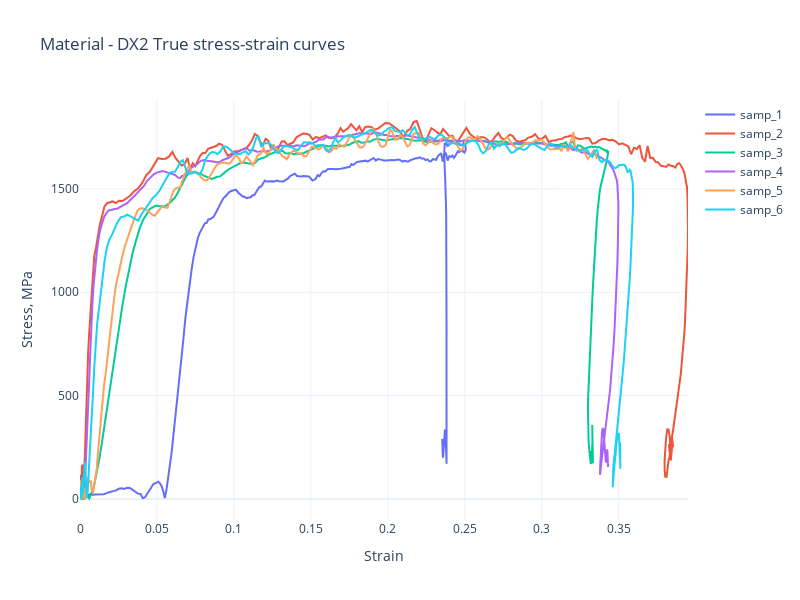

The code cell stored with this chart in its notebook:
### Code cell
fig1 = go.Figure()
fig1.update_layout(template = 'plotly_white', width=800, height=600,
                  title = f"Material - {material[1]} True stress-strain curves")
                  
for ind in strain_dx_all.columns[:-2]:
    
    fig1.add_trace(go.Scatter(x = strain_dx_all[ind],
                             y = stress_dx_all[ind],
                             name = ind))

#fig1.add_trace(go.Scatter(x = strain_dx_all['mean'][::10], 
#                            y = stress_dx_all['mean'][::10],
#                            error_y = dict(array = stress_dx_all['std'][::10]),
#                            name = 'Mean Value'))
fig1.update_yaxes(title = 'Stress, MPa')
fig1.update_xaxes(title = 'Strain')
fig1.show()

### Figure 1 — Plotly figure (JSON) as saved in the notebook; plotly's stock layout.template omitted (floating-point values rounded to 4 significant figures; data arrays with more than 128 entries replaced by an {"elided": "..."} marker saying what was removed)
{"data": [{"name": "samp_1", "type": "scatter", "x": {"elided": "393 float values"}, "y": {"elided": "393 float values"}}, {"name": "samp_2", "type": "scatter", "x": {"elided": "393 float values"}, "y": {"elided": "393 float values"}}, {"name": "samp_3", "type": "scatter", "x": {"elided": "393 float values"}, "y": {"elided": "393 float values"}}, {"name": "samp_4", "type": "scatter", "x": {"elided": "393 float values"}, "y": {"elided": "393 float values"}}, {"name": "samp_5", "type": "scatter", "x": {"elided": "393 float values"}, "y": {"elided": "393 float values"}}, {"name": "samp_6", "type": "scatter", "x": {"elided": "393 float values"}, "y": {"elided": "393 float values"}}], "layout": {"height": 600, "title": {"text": "Material - DX2 True stress-strain curves"}, "width": 800, "xaxis": {"title": {"text": "Strain"}}, "yaxis": {"title": {"text": "Stress, MPa"}}}}
